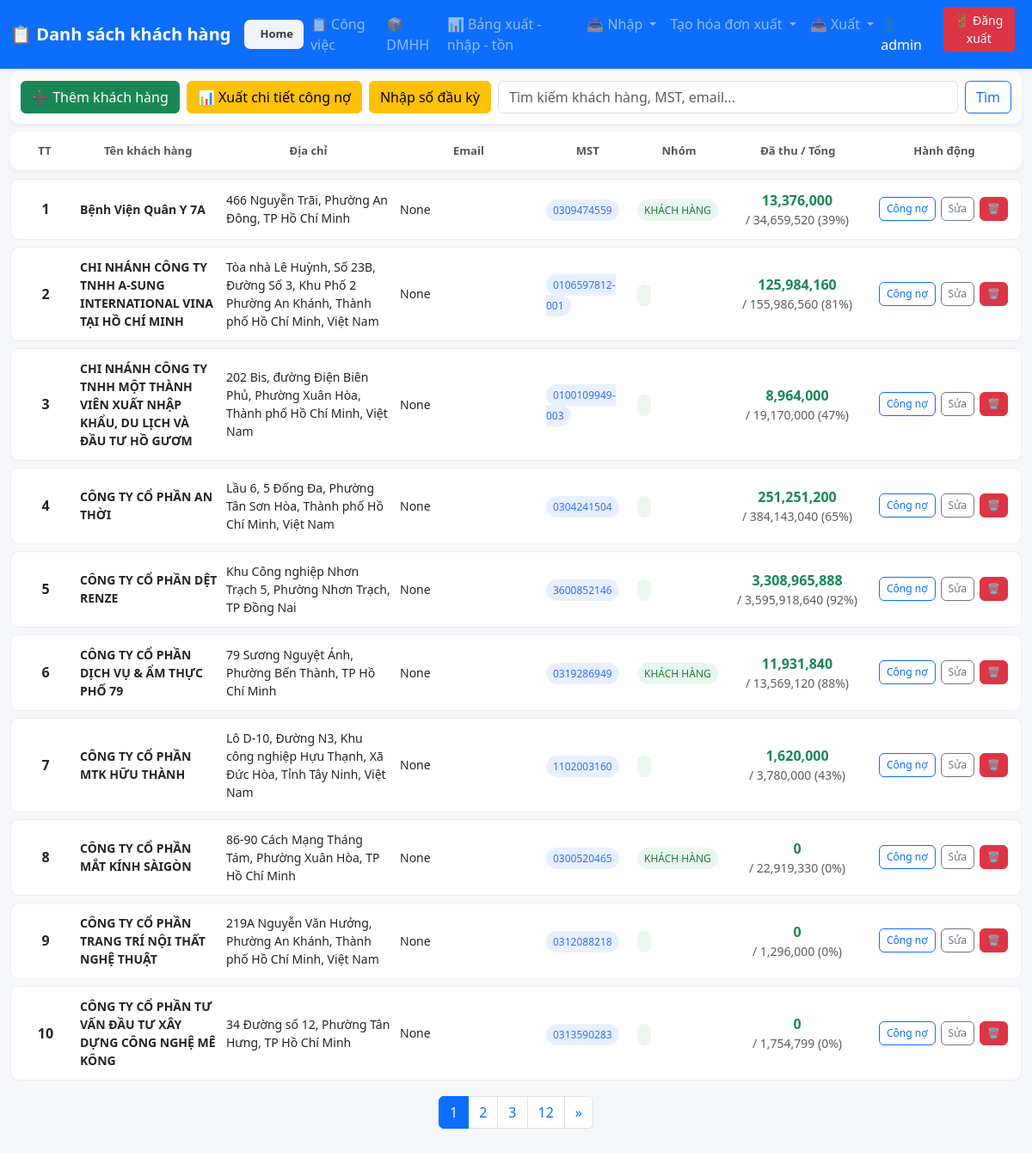
/invoice/customers/ (signed in), run on the app's committed database.
### invoice_reader_app/model_invoice.py (models this page shows, shortened)
class Customer(models.Model):
    ten_khach_hang = models.CharField(max_length=255)
    ten_viet_tat = models.CharField(max_length=50, default="", blank=True)
    ma_so_thue = models.CharField(max_length=20, blank=True, unique=True)
    dia_chi = models.CharField(max_length=255, blank=True)
    phan_loai = models.CharField(max_length=100, blank=True, null=True, default='')
    phai_thu_dau_ky = models.DecimalField(max_digits=18, decimal_places=2, default=0)
    phai_tra_dau_ky = models.DecimalField(max_digits=18, decimal_places=2, default=0)
    mst_image = models.ImageField(upload_to="mst/", null=True, blank=True)
    mst_checked_at = models.DateTimeField(null=True, blank=True)
    email = models.EmailField(blank=True, null=True)

### invoice_reader_app/customer_view.py (the view)
# urls.py: path('customers/', customers_view, name='customers'),
def customers_view(request):
    search_customer = request.GET.get('search_customer', '').strip()
    customers_qs = Customer.objects.all()
    if search_customer:
        customers_qs = customers_qs.filter(
            Q(ten_khach_hang__icontains=search_customer) |
            Q(ma_so_thue__icontains=search_customer)
        )
    customers_qs = customers_qs.annotate(
        total_so_luong=Sum('invoiceitem__so_luong'),
        total_thanh_tien=Sum(
            ExpressionWrapper(
                F('invoiceitem__so_luong') * F('invoiceitem__don_gia'),
                output_field=DecimalField()
            )
        ),
        total_tien_thue=Sum(
            ExpressionWrapper(
                F('invoiceitem__so_luong') * F('invoiceitem__don_gia') * F('invoiceitem__thue_suat') / 100,
                output_field=DecimalField()
            )
        )
    ).order_by('ten_khach_hang')
    invoices = Invoice.objects.filter(ma_so_thue_mua__in=[c.ma_so_thue for c in customers_qs]).order_by('ma_so_thue_mua', 'so_hoa_don')
    unique_invoices = []
    seen = defaultdict(set)
    for inv in invoices:
        if inv.so_hoa_don not in seen[inv.ma_so_thue_mua]:
            unique_invoices.append(inv)
            seen[inv.ma_so_thue_mua].add(inv.so_hoa_don)
    invoices = unique_invoices
    purchase_orders = PurchaseOrder.objects.filter(invoice__in=invoices)
    payments = BankPayment.objects.filter(purchase_orders__in=purchase_orders).prefetch_related('purchase_orders__invoice').distinct()
    cash_receipts = CashReceipt.objects.filter(invoice__in=invoices)
    invoices_by_customer = defaultdict(list)
    for inv in invoices:
        invoices_by_customer[inv.ma_so_thue_mua].append(inv)
    payments_by_customer = defaultdict(Decimal)
    cash_by_customer = defaultdict(Decimal)
    for receipt in cash_receipts:
        if receipt.invoice:
            cash_by_customer[
                receipt.invoice.ma_so_thue_mua
            ] += receipt.amount or Decimal("0")
    printed_docs = set()
    for p in payments:
        linked_invoices = [po.invoice for po in p.purchase_orders.all() if po.invoice]
        linked_customers = set(inv.ma_so_thue_mua for inv in linked_invoices)
        credit_per_invoice = (p.credit or Decimal('0.00')) / max(len(linked_invoices), 1)
        for inv in linked_invoices:
            if (p.doc_no, inv.id) not in printed_docs:
                payments_by_customer[inv.ma_so_thue_mua] += credit_per_invoice
                printed_docs.add((p.doc_no, inv.id))
    customer_data = []
    for customer in customers_qs:
        total_invoice = sum(inv.tong_tien or Decimal('0.00') for inv in invoices_by_customer.get(customer.ma_so_thue, []))
        bank_paid = payments_by_customer.get(
            customer.ma_so_thue,
            Decimal("0.00")
        )
        cash_paid = cash_by_customer.get(
            customer.ma_so_thue,
            Decimal("0.00")
        )
        total_paid = bank_paid + cash_paid
        percent_paid = (total_paid / total_invoice * 100).quantize(Decimal('0.01')) if total_invoice else Decimal('0.00')
        customer.total_invoice_calc = total_invoice
        customer.total_paid_calc = total_paid
        customer.percent_paid_calc = percent_paid
        customer_data.append(customer)
    paginator = Paginator(customer_data, 10)
    page_number = request.GET.get('page', 1)
    page_obj = paginator.get_page(page_number)
    query_params = request.GET.copy()
    query_params.pop('page', None)
    return render(request, 'customers.html', {
        'customers': page_obj,
        'data': page_obj,
        'search_customer': search_customer,
        'query_params': query_params.urlencode(),
        'label': 'khách hàng',
    })

### invoice_reader_app/context_processors.py (called while the page is built)
def current_fiscal_year(request):
    return {
        "current_year": request.session.get(
            "fiscal_year", datetime.now().year
        )
    }

### invoice_reader_app/templates/customers.html (shortened to what this page needs)
{% extends 'base.html' %}
{% load humanize %}
{% load static %}
{% block navbar_title %}📋 Danh sách khách hàng{% endblock %}
{% block content %}
<div class="full-screen-container">
    <div class="top-bar d-flex flex-wrap align-items-center justify-content-between gap-2">
        <a href="{% url 'customer_add' %}" class="btn btn-success">
            ➕ Thêm khách hàng
        </a>
        <a href="{% url 'export_all_customer_debt_excel' %}"
        class="btn btn-warning">
            📊 Xuất chi tiết công nợ
        </a>
        <a href="{% url 'customer_opening_balance' %}" class="btn btn-warning"> Nhập số đầu kỳ </a>
        <form method="get" class="d-flex flex-grow-1 gap-2">
            <input type="text"
                   name="search_customer"
                   value="{{ search_customer }}"
                   class="form-control"
                   placeholder="Tìm kiếm khách hàng, MST, email...">
            <button type="submit" class="btn btn-outline-primary">
                Tìm
            </button>
        </form>
    </div>
    <div class="customer-header text-center">
        <div>TT</div>
        <div>Tên khách hàng</div>
        <div>Địa chỉ</div>
        <div>Email</div>
        <div class="hide-mobile">MST</div>
        <div class="hide-mobile">Nhóm</div>
        <div>Đã thu / Tổng</div>
        <div>Hành động</div>
    </div>
    <div class="customer-list-scroll">
        <ul class="list-group">
            {% for customer in customers %}
            <li class="list-group-item customer-row"
                data-customer-id="{{ customer.id }}">
                <div class="text-center fw-bold">
                    {{ forloop.counter0|add:customers.start_index }}
                </div>
                <div class="text-wrap fw-semibold">
                    {{ customer.ten_khach_hang }}
                </div>
                <div class="text-wrap">
                    {{ customer.dia_chi }}
                </div>
                <div class="text-wrap">
                    {{ customer.email }}
                </div>
                <div class="hide-mobile">
                    <span class="badge-soft badge-mst">
                        {{ customer.ma_so_thue }}
                    </span>
                </div>
                <div class="hide-mobile">
                    <span class="badge-soft badge-group">
                        {{ customer.phan_loai }}
                    </span>
                </div>
                <div class="text-center">
                    <div class="fw-bold text-success">
                        {{ customer.total_paid_calc|floatformat:0|intcomma }}
                    </div>
                    <div class="small text-muted">
                        / {{ customer.total_invoice_calc|floatformat:0|intcomma }}
                        ({{ customer.percent_paid_calc|floatformat:0|intcomma }}%)
                    </div>
                </div>
                <div class="customer-actions">
                    <a href="{% url 'customer_detail' customer.id %}"
                       class="btn btn-sm btn-outline-primary">
                        Công nợ
                    </a>
                    <a href="{% url 'customer_edit' customer.pk %}"
                       class="btn btn-sm btn-outline-secondary">
                        Sửa
                    </a>
                    <a href="{% url 'customer_delete' customer.pk %}"
                       class="btn btn-sm btn-danger">
                        🗑
                    </a>
                </div>
            </li>
            {% empty %}
            <li class="list-group-item text-center">
                Chưa có khách hàng nào
            </li>
            {% endfor %}
        </ul>
    </div>
    {% if customers.has_other_pages %}
    <nav class="mt-3">
        <ul class="pagination justify-content-center">
            {% for i in customers.paginator.page_range %}
                {% if i >= customers.number|add:-2 and i <= customers.number|add:2 or i == 1 or i == customers.paginator.num_pages %}
                <li class="page-item {% if customers.number == i %}active{% endif %}">
                    <a class="page-link"
                       href="?page={{ i }}&{{ query_params }}">
                        {{ i }}
                    </a>
                </li>
                {% endif %}
            {% endfor %}
            {% if customers.has_next %}
            <li class="page-item">
                <a class="page-link"
                   href="?page={{ customers.next_page_number }}&{{ query_params }}">
                    &raquo;
                </a>
            </li>
            {% endif %}
        </ul>
    </nav>
    {% endif %}
</div>
{% endblock %}

### invoice_reader_app/templates/base.html (shortened to what this page needs)
{% load static %}
{% load custom_tags %}
<!DOCTYPE html>
<html lang="vi">
<head>
  <link href="https://cdn.jsdelivr.net/npm/bootstrap@5.3.3/dist/css/bootstrap.min.css" rel="stylesheet">
  <link rel="stylesheet" href="{% static 'css/style.css' %}">
</head>
<body>
<nav class="navbar navbar-expand-lg navbar-dark bg-primary shadow-sm fixed-top">
  <div class="container-fluid">
    <a class="navbar-brand fw-bold text-white" href="#">
        {% block navbar_title %}Quản lý{% endblock %}
    </a>
    <a href="{% url 'home' %}" class="home-button" title="Trang chủ">
        <span>Home</span>
    </a>
    <div class="collapse navbar-collapse" id="navbarNav">
      <ul class="navbar-nav ms-auto">
<li class="nav-item">
    <a
        class="nav-link {% if request.resolver_match.url_name == 'work_task_list' %}active{% endif %}"
        href="{% url 'work_task_list' %}"
    >
        📋 Công việc
    </a>
</li>
<li class="nav-item">
    <a
        class="nav-link {% if request.resolver_match.url_name == 'product_dmhh' %}active{% endif %}"
        href="{% url 'product_dmhh' %}"
    >
        📦 DMHH
    </a>
</li>
<li class="nav-item">
    <a
        class="nav-link {% if request.resolver_match.url_name == 'inventory_summary' %}active{% endif %}"
        href="{% url 'inventory_summary' %}"
    >
        📊 Bảng xuất - nhập - tồn
    </a>
</li>
<li class="nav-item dropdown">
    <a
        class="nav-link dropdown-toggle
        "        href="#"        id="productsDropdown"        role="button"        data-bs-toggle="dropdown"        aria-expanded="false"    >
        📥 Nhập
    </a>
</li>
<li class="nav-item dropdown">
  <a class="nav-link dropdown-toggle
     "     href="#"     id="exportInvoiceDropdown"     role="button"     data-bs-toggle="dropdown"     aria-expanded="false">    Tạo hóa đơn xuất  </a>
</li>
<li class="nav-item dropdown position-static">
  <a href="#" class="nav-link dropdown-toggle
    "
     id="exportDropdown" role="button" data-bs-toggle="dropdown" aria-expanded="false">
    📤 Xuất
  </a>
</li>
        {% if user.is_authenticated %}
          <li class="nav-item me-3 d-flex align-items-center">
            <span class="navbar-text text-white">
              👤 {{ user.username }}
            </span>
          </li>
          <li class="nav-item me-2">
            <form method="post" action="{% url 'logout' %}">
              <button type="submit" class="btn btn-danger btn-sm">
                🚪 Đăng xuất
              </button>
            </form>
          </li>
        {% endif %}
      </ul>
    </div>
  </div>
</nav>
  <div class="{{ container_class }} flex-grow-1 d-flex flex-column" style="min-height:0">
    {% block content %}{% endblock %}
  </div>
</body>
</html>

### invoice_reader_app/templates/customers.html (style rules this page uses)
.full-screen-container { height: 90vh; display: flex; flex-direction: column; padding: 12px; overflow: hidden; background: #f6f7fb; }
.top-bar { background: #fff; padding: 12px; border-radius: 10px; box-shadow: 0 2px 8px rgba(0,0,0,0.05); margin-bottom: 10px; }
.customer-header { position: sticky; top: 0; z-index: 5; background: #fff; border-radius: 10px; padding: 12px 10px; font-weight: 600; font-size: 13px; color: #555; box-shadow: 0 2px 6px rgba(0,0,0,0.05); display: grid; grid-template-columns: 60px 2.5fr 3fr 2.5fr 1.5fr 1.5fr 2.5fr 160px; gap: 10px; }
.customer-list-scroll { flex: 1; overflow-y: auto; min-height: 0; margin-top: 10px; }
.list-group-item.customer-row { display: grid; grid-template-columns: 60px 2.5fr 3fr 2.5fr 1.5fr 1.5fr 2.5fr 160px; gap: 10px; align-items: center; background: #fff; margin-bottom: 8px; border-radius: 10px; padding: 12px 10px; border: 1px solid #eee; transition: all 0.15s ease; }
.text-wrap { white-space: nowrap; overflow: hidden; text-overflow: ellipsis; font-size: 14px; }
.badge-soft { padding: 4px 8px; border-radius: 20px; font-size: 12px; }
.badge-mst { background: #e8f0ff; color: #2b6fff; }
.badge-group { background: #e9f7ef; color: #1e7e34; }
.customer-actions { display: flex; justify-content: center; gap: 6px; }
.customer-actions a { font-size: 12px; padding: 4px 8px; border-radius: 6px; }

### invoice_reader_app/templates/base.html (style rules this page uses)
body { padding-top: 70px; }
.home-button { display: inline-flex; align-items: center; gap: 6px; padding: 7px 12px; color: #343a40; background: #f1f4f8; border-radius: 7px; text-decoration: none; font-size: 13px; font-weight: 600; transition: .2s; }

### data on the page
Customer: ten_khach_hang "Bệnh Viện Quân Y 7A", dia_chi "466 Nguyễn Trãi, Phường An Đông, TP Hồ Chí Minh", email "None", ma_so_thue "0309474559", phan_loai "KHÁCH HÀNG", total_paid_calc "13,376,000", total_invoice_calc "34,659,520", percent_paid_calc "39"
Customer: ten_khach_hang "CHI NHÁNH CÔNG TY TNHH A-SUNG INTERNATIONAL VINA TẠI HỒ CHÍ MINH", dia_chi "Tòa nhà Lê Huỳnh, Số 23B, Đường Số 3, Khu Phố 2 Phường An Khánh, Thành phố Hồ Chí Minh, Việt Nam", email "None", ma_so_thue "0106597812-001", total_paid_calc "125,984,160", total_invoice_calc "155,986,560", percent_paid_calc "81"
Customer: ten_khach_hang "CHI NHÁNH CÔNG TY TNHH MỘT THÀNH VIÊN XUẤT NHẬP KHẨU, DU LỊCH VÀ ĐẦU TƯ HỒ GƯƠM", dia_chi "202 Bis, đường Điện Biên Phủ, Phường Xuân Hòa, Thành phố Hồ Chí Minh, Việt Nam", email "None", ma_so_thue "0100109949-003", total_paid_calc "8,964,000", total_invoice_calc "19,170,000", percent_paid_calc "47"
Customer: ten_khach_hang "CÔNG TY CỔ PHẦN AN THỜI", dia_chi "Lầu 6, 5 Đống Đa, Phường Tân Sơn Hòa, Thành phố Hồ Chí Minh, Việt Nam", email "None", ma_so_thue "0304241504", total_paid_calc "251,251,200", total_invoice_calc "384,143,040", percent_paid_calc "65"
Customer: ten_khach_hang "CÔNG TY CỔ PHẦN DỆT RENZE", dia_chi "Khu Công nghiệp Nhơn Trạch 5, Phường Nhơn Trạch, TP Đồng Nai", email "None", ma_so_thue "3600852146", total_paid_calc "3,308,965,888", total_invoice_calc "3,595,918,640", percent_paid_calc "92"
Customer: ten_khach_hang "CÔNG TY CỔ PHẦN DỊCH VỤ & ẨM THỰC PHỐ 79", dia_chi "79 Sương Nguyệt Ánh, Phường Bến Thành, TP Hồ Chí Minh", email "None", ma_so_thue "0319286949", phan_loai "KHÁCH HÀNG", total_paid_calc "11,931,840", total_invoice_calc "13,569,120", percent_paid_calc "88"
Customer: ten_khach_hang "CÔNG TY CỔ PHẦN MTK HỮU THÀNH", dia_chi "Lô D-10, Đường N3, Khu công nghiệp Hựu Thạnh, Xã Đức Hòa, Tỉnh Tây Ninh, Việt Nam", email "None", ma_so_thue "1102003160", total_paid_calc "1,620,000", total_invoice_calc "3,780,000", percent_paid_calc "43"
Customer: ten_khach_hang "CÔNG TY CỔ PHẦN MẮT KÍNH SÀIGÒN", dia_chi "86-90 Cách Mạng Tháng Tám, Phường Xuân Hòa, TP Hồ Chí Minh", email "None", ma_so_thue "0300520465", phan_loai "KHÁCH HÀNG", total_paid_calc "0", total_invoice_calc "22,919,330", percent_paid_calc "0"
Customer: ten_khach_hang "CÔNG TY CỔ PHẦN TRANG TRÍ NỘI THẤT NGHỆ THUẬT", dia_chi "219A Nguyễn Văn Hưởng, Phường An Khánh, Thành phố Hồ Chí Minh, Việt Nam", email "None", ma_so_thue "0312088218", total_paid_calc "0", total_invoice_calc "1,296,000", percent_paid_calc "0"
Customer: ten_khach_hang "CÔNG TY CỔ PHẦN TƯ VẤN ĐẦU TƯ XÂY DỰNG CÔNG NGHỆ MÊ KÔNG", dia_chi "34 Đường số 12, Phường Tân Hưng, TP Hồ Chí Minh", email "None", ma_so_thue "0313590283", total_paid_calc "0", total_invoice_calc "1,754,799", percent_paid_calc "0"

### other printed values
{{ user.username }} "admin"
{{ i }} "1" "2" "3" "12"
